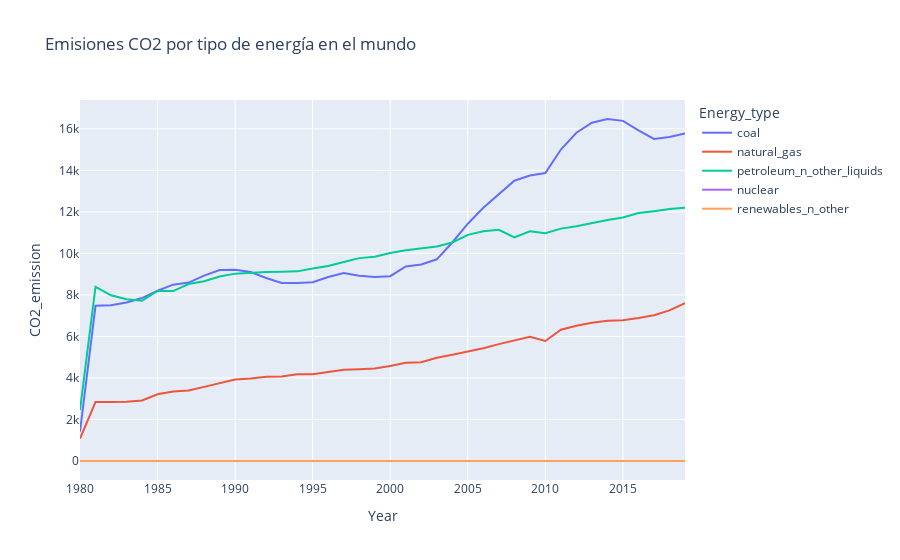

The notebook cell saved with this chart:
### Code cell
tabla_g = tabla[tabla['Country'] == 'World'][['Year', 'Energy_type', 'CO2_emission']].copy()
tabla_g = tabla_g[(tabla_g['Energy_type'] != 'all_energy_types')]
# tabla_g = tabla_g.groupby(['Year', 'Energy_type']).sum()
tabla_g.reset_index(inplace=True)
fig = px.line(tabla_g, 'Year', 'CO2_emission', color='Energy_type', title='Emisiones CO2 por tipo de energía en el mundo')
fig.show()

### Figure 1 — Plotly figure (JSON) as saved in the notebook; plotly's stock layout.template omitted (floating-point values rounded to 4 significant figures)
{"data": [{"hovertemplate": "Energy_type=coal<br>Year=%{x}<br>CO2_emission=%{y}<extra></extra>", "legendgroup": "coal", "line": {"color": "#636efa", "dash": "solid"}, "marker": {"symbol": "circle"}, "mode": "lines", "name": "coal", "orientation": "v", "showlegend": true, "type": "scatter", "x": [1980, 1981, 1982, 1983, 1984, 1985, 1986, 1987, 1988, 1989, 1990, 1991, 1992, 1993, 1994, 1995, 1996, 1997, 1998, 1999, 2000, 2001, 2002, 2003, 2004, 2005, 2006, 2007, 2008, 2009, 2010, 2011, 2012, 2013, 2014, 2015, 2016, 2017, 2018, 2019], "xaxis": "x", "y": [1410.0, 7474.0, 7501.0, 7637.0, 7847.0, 8201.0, 8492.0, 8593.0, 8931.0, 9201.0, 9208.0, 9100.0, 8816.0, 8579.0, 8576.0, 8615.0, 8862.0, 9058.0, 8918.0, 8859.0, 8902.0, 9372.0, 9467.0, 9714.0, 10520.0, 11430.0, 12200.0, 12870.0, 13500.0, 13750.0, 13870.0, 15000.0, 15810.0, 16290.0, 16470.0, 16380.0, 15930.0, 15510.0, 15610.0, 15770.0], "yaxis": "y"}, {"hovertemplate": "Energy_type=natural_gas<br>Year=%{x}<br>CO2_emission=%{y}<extra></extra>", "legendgroup": "natural_gas", "line": {"color": "#EF553B", "dash": "solid"}, "marker": {"symbol": "circle"}, "mode": "lines", "name": "natural_gas", "orientation": "v", "showlegend": true, "type": "scatter", "x": [1980, 1981, 1982, 1983, 1984, 1985, 1986, 1987, 1988, 1989, 1990, 1991, 1992, 1993, 1994, 1995, 1996, 1997, 1998, 1999, 2000, 2001, 2002, 2003, 2004, 2005, 2006, 2007, 2008, 2009, 2010, 2011, 2012, 2013, 2014, 2015, 2016, 2017, 2018, 2019], "xaxis": "x", "y": [1082.0, 2842.0, 2844.0, 2855.0, 2913.0, 3214.0, 3350.0, 3395.0, 3572.0, 3753.0, 3925.0, 3972.0, 4056.0, 4075.0, 4182.0, 4175.0, 4297.0, 4396.0, 4422.0, 4457.0, 4572.0, 4736.0, 4755.0, 4975.0, 5119.0, 5279.0, 5429.0, 5630.0, 5811.0, 5978.0, 5782.0, 6325.0, 6514.0, 6662.0, 6759.0, 6784.0, 6883.0, 7024.0, 7254.0, 7608.0], "yaxis": "y"}, {"hovertemplate": "Energy_type=petroleum_n_other_liquids<br>Year=%{x}<br>CO2_emission=%{y}<extra></extra>", "legendgroup": "petroleum_n_other_liquids", "line": {"color": "#00cc96", "dash": "solid"}, "marker": {"symbol": "circle"}, "mode": "lines", "name": "petroleum_n_other_liquids", "orientation": "v", "showlegend": true, "type": "scatter", "x": [1980, 1981, 1982, 1983, 1984, 1985, 1986, 1987, 1988, 1989, 1990, 1991, 1992, 1993, 1994, 1995, 1996, 1997, 1998, 1999, 2000, 2001, 2002, 2003, 2004, 2005, 2006, 2007, 2008, 2009, 2010, 2011, 2012, 2013, 2014, 2015, 2016, 2017, 2018, 2019], "xaxis": "x", "y": [2455.0, 8385.0, 7983.0, 7792.0, 7718.0, 8187.0, 8186.0, 8524.0, 8661.0, 8888.0, 9025.0, 9073.0, 9103.0, 9111.0, 9134.0, 9275.0, 9393.0, 9588.0, 9772.0, 9837.0, 10020.0, 10150.0, 10240.0, 10330.0, 10530.0, 10890.0, 11060.0, 11130.0, 10770.0, 11070.0, 10970.0, 11190.0, 11310.0, 11470.0, 11610.0, 11730.0, 11940.0, 12030.0, 12140.0, 12200.0], "yaxis": "y"}, {"hovertemplate": "Energy_type=nuclear<br>Year=%{x}<br>CO2_emission=%{y}<extra></extra>", "legendgroup": "nuclear", "line": {"color": "#ab63fa", "dash": "solid"}, "marker": {"symbol": "circle"}, "mode": "lines", "name": "nuclear", "orientation": "v", "showlegend": true, "type": "scatter", "x": [1980, 1981, 1982, 1983, 1984, 1985, 1986, 1987, 1988, 1989, 1990, 1991, 1992, 1993, 1994, 1995, 1996, 1997, 1998, 1999, 2000, 2001, 2002, 2003, 2004, 2005, 2006, 2007, 2008, 2009, 2010, 2011, 2012, 2013, 2014, 2015, 2016, 2017, 2018, 2019], "xaxis": "x", "y": [0, 0, 0, 0, 0, 0, 0, 0, 0, 0, 0, 0, 0, 0, 0, 0, 0, 0, 0, 0, 0, 0, 0, 0, 0, 0, 0, 0, 0, 0, 0, 0, 0, 0, 0, 0, 0, 0, 0, 0], "yaxis": "y"}, {"hovertemplate": "Energy_type=renewables_n_other<br>Year=%{x}<br>CO2_emission=%{y}<extra></extra>", "legendgroup": "renewables_n_other", "line": {"color": "#FFA15A", "dash": "solid"}, "marker": {"symbol": "circle"}, "mode": "lines", "name": "renewables_n_other", "orientation": "v", "showlegend": true, "type": "scatter", "x": [1980, 1981, 1982, 1983, 1984, 1985, 1986, 1987, 1988, 1989, 1990, 1991, 1992, 1993, 1994, 1995, 1996, 1997, 1998, 1999, 2000, 2001, 2002, 2003, 2004, 2005, 2006, 2007, 2008, 2009, 2010, 2011, 2012, 2013, 2014, 2015, 2016, 2017, 2018, 2019], "xaxis": "x", "y": [0, 0, 0, 0, 0, 0, 0, 0, 0, 0, 0, 0, 0, 0, 0, 0, 0, 0, 0, 0, 0, 0, 0, 0, 0, 0, 0, 0, 0, 0, 0, 0, 0, 0, 0, 0, 0, 0, 0, 0], "yaxis": "y"}], "layout": {"legend": {"title": {"text": "Energy_type"}, "tracegroupgap": 0}, "title": {"text": "Emisiones CO2 por tipo de energía en el mundo"}, "xaxis": {"anchor": "y", "domain": [0, 1], "title": {"text": "Year"}}, "yaxis": {"anchor": "x", "domain": [0, 1], "title": {"text": "CO2_emission"}}}}
